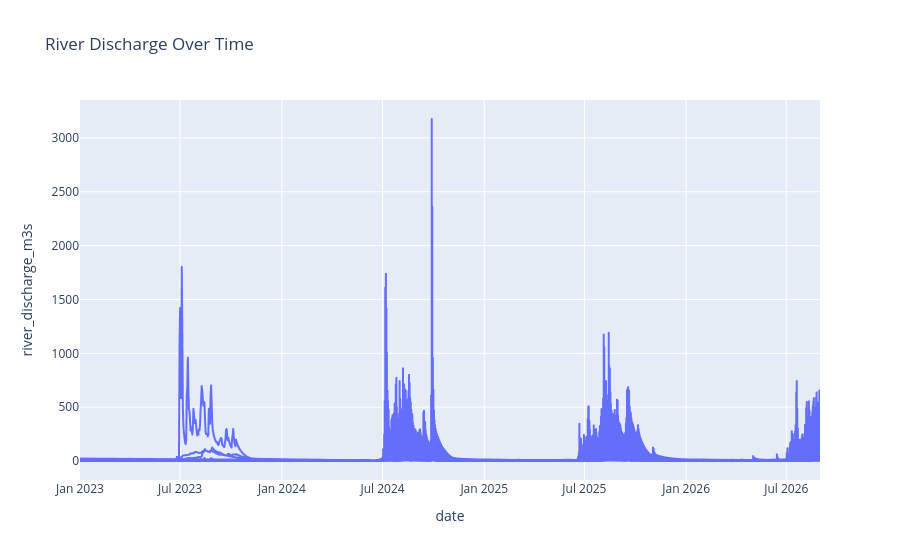

The code cell stored with this chart in its notebook:
### Code cell
fig = px.line(
    df,
    x='date',
    y='river_discharge_m3s',
    title='River Discharge Over Time'
)

fig.show()

### Figure 1 — Plotly figure (JSON) as saved in the notebook; plotly's stock layout.template omitted (floating-point values rounded to 4 significant figures; data arrays with more than 128 entries replaced by an {"elided": "..."} marker saying what was removed)
{"data": [{"hovertemplate": "date=%{x}<br>river_discharge_m3s=%{y}<extra></extra>", "legendgroup": "", "line": {"color": "#636efa", "dash": "solid"}, "marker": {"symbol": "circle"}, "mode": "lines", "name": "", "showlegend": false, "type": "scattergl", "x": {"elided": "13390 str values"}, "xaxis": "x", "y": {"elided": "13390 float values"}, "yaxis": "y"}], "layout": {"legend": {"tracegroupgap": 0}, "title": {"text": "River Discharge Over Time"}, "xaxis": {"anchor": "y", "domain": [0, 1], "title": {"text": "date"}}, "yaxis": {"anchor": "x", "domain": [0, 1], "title": {"text": "river_discharge_m3s"}}}}
